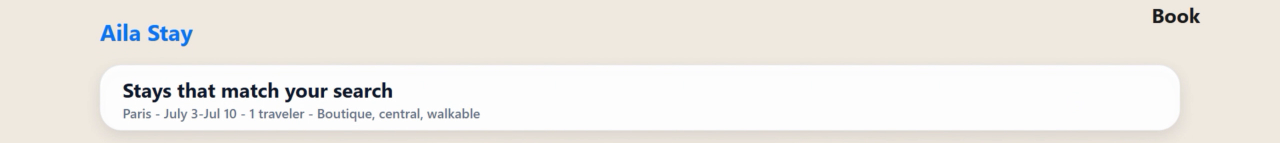
#> input picture third/slices/chrome.png, 2560 x 286 px (shown at 1/2 size)
$ python scene5.py out.png
#> lines starting #> are read from the running program, lines starting #| are printed output that depends on the picture; pictures that were not available may be replaced by others from this repository, and a replacement may not be noted
#!/usr/bin/env python3
"""
Aila Launch Film — Scene 5 v2: "Aila Stay" results -> selected stay detail.
Fixes: perfectly masked card/detail cuts (rounded alpha, rebuilt shadows),
spinning pill ring, polished easing throughout.

Motion map (7.1s):
  0.00-0.20  A. icon holds centered (300px @ 1280,720) - seamless from scene 4
  0.20-0.85  icon glides up-left to the header, shrinking; crossfades out as
             the chrome (header+title+subtitle) fades in
  1.00-1.75  three property cards cascade in (rise 90px + fade, staggered)
  2.30-2.80  "AILA auto-selects best fit" pill fades in below the grid
             (comet ring spinning at 1 rot/sec)
  4.50-5.20  soft azure pulse on card 1 (the auto-selected stay)
  5.20-5.78  card 1 expands into the detail card rect, crossfading
  5.78-6.40  gentle settle (1.010 -> 1.000), then hold

Assets next to this script:
  slices/chrome.png, slices/card1..3.png, slices/detail_card.png
  fonts/Inter.ttf
4K 3840x2160 @ 30fps.  Run:  python scene5.py aila_scene_05.mp4
"""
import math, subprocess, sys
from PIL import Image, ImageDraw, ImageFont, ImageFilter

S      = 1.5
W, H   = int(2560*S), int(1440*S)
FPS    = 30
DUR    = 7.1
N      = int(DUR*FPS)

BG      = (239, 233, 223)
INK     = (20, 18, 14)
ICONBLU = (10, 110, 158)      # #0A6E9E
AZURE   = (36, 147, 214)      # #2493D6
ORANGE  = (245, 166, 35)
BLUE    = (33, 150, 243)

AD = "./slices"
FD = "./fonts"

def load(p): return Image.open(p).convert("RGBA")
#> called with p = './slices/chrome.png'
def up(img): return img.resize((int(img.width*S), int(img.height*S)), Image.LANCZOS)
#> returned value: PIL image 3840x429 RGBA

CHROME  = up(load(f"{AD}/chrome.png"))
CARDS   = [up(load(f"{AD}/card{i}.png")) for i in (1,2,3)]
#> call 2 of load, with p = './slices/card1.png'
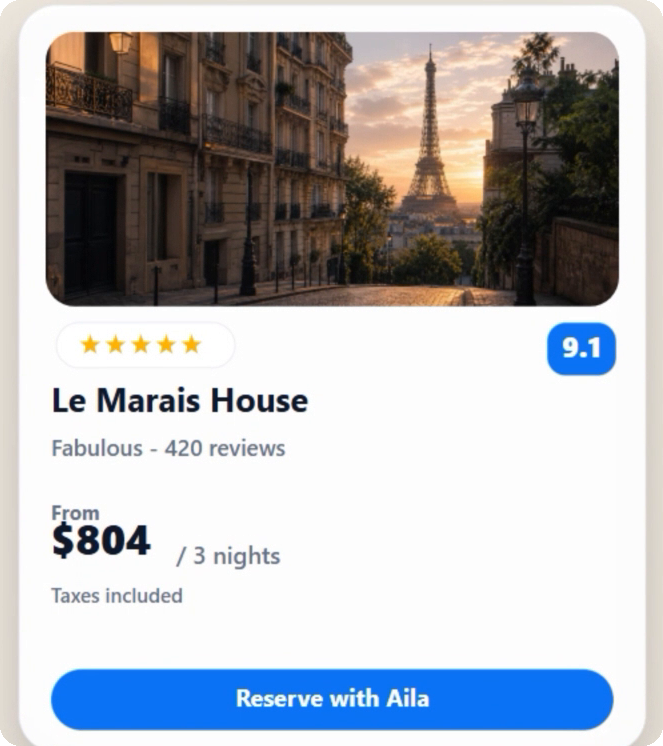
#> input picture third/slices/card1.png, 663 x 746 px
#> in load, returned value is the input picture: PIL image 663x746 RGBA; mean R, G, B, A 178.6, 180.4, 185.3, 254.8
#> call 3 of load, with p = './slices/card2.png'
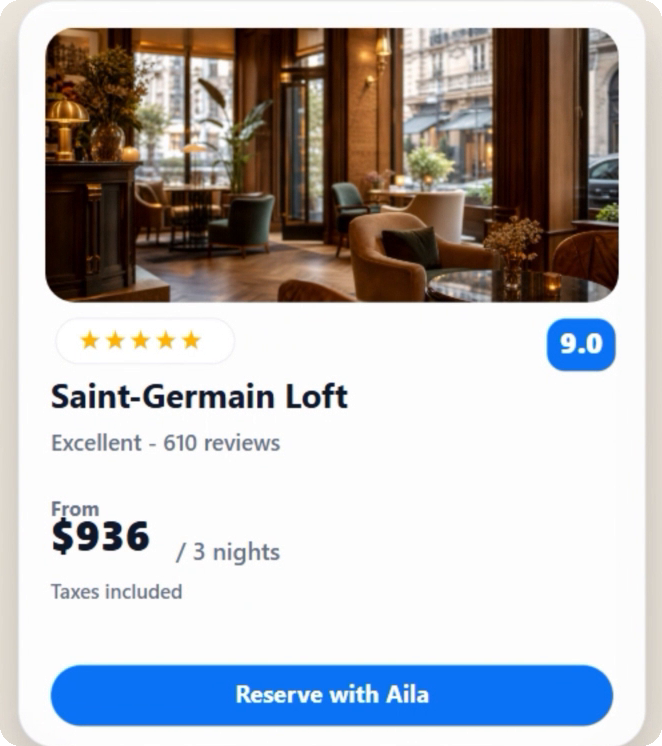
#> input picture third/slices/card2.png, 662 x 746 px
#> in load, returned value is the input picture: PIL image 662x746 RGBA; mean R, G, B, A 182.3, 181.4, 184, 254.8
#> call 4 of load, with p = './slices/card3.png'
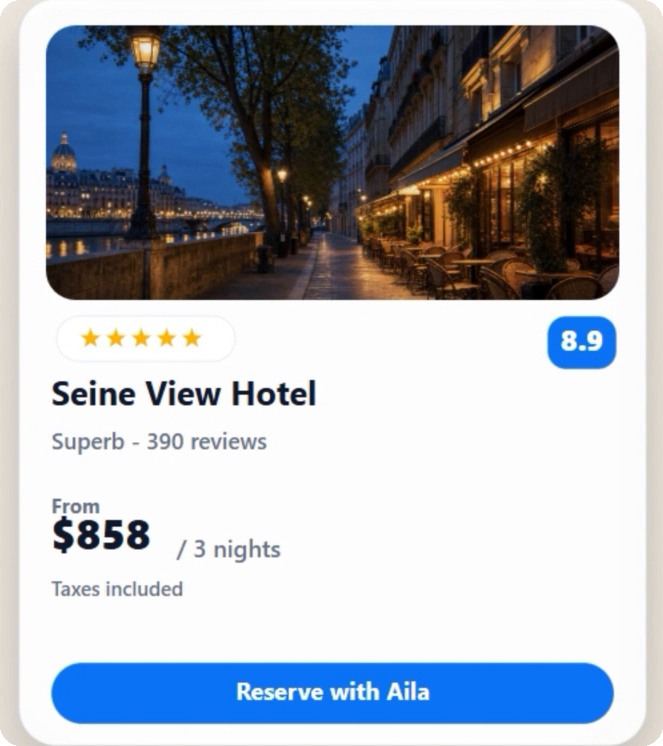
#> input picture third/slices/card3.png, 663 x 746 px
#> in load, returned value is the input picture: PIL image 663x746 RGBA; mean R, G, B, A 167.8, 173.7, 183.1, 254.8
#> in up (call 4), `def up(img): return img.resize((int(img.width*S), int(img.height*S)), ..`:
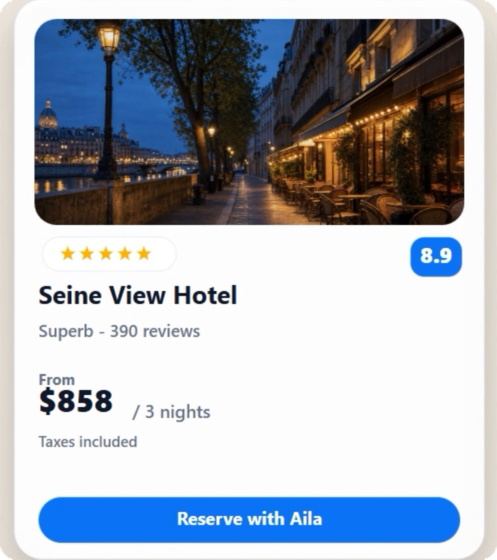
#> returned value: PIL image 994x1119 RGBA (shown at 1/2 size); mean R, G, B, A 167.7, 173.5, 183, 254.8; transparent parts drawn white
#> CARDS = 3 items
DETAIL  = up(load(f"{AD}/detail_card.png"))

FONT_PILL = ImageFont.truetype(f"{FD}/Inter.ttf", int(46*S))
try: FONT_PILL.set_variation_by_axes([14, 550])
except Exception: pass

# geometry (virtual 1440p * S)
CHROME_POS  = (0, int(30*S))
CARD_POS    = [(int(221*S), int(344*S)), (int(948*S), int(344*S)), (int(1674*S), int(344*S))]
CARD_RECT1  = (int(221*S), int(344*S), int(884*S), int(1090*S))
DETAIL_POS  = (int(228*S), int(158*S))
DETAIL_RECT = (int(228*S), int(158*S), int(2331*S), int(1208*S))
ICON_START  = (int(1280*S), int(720*S), int(300*S))
ICON_LAND   = (int(255*S), int(135*S), int(70*S))
PILL_CY     = int(1250*S)
PILL_H      = int(96*S)
PILL_TEXT   = "AILA auto-selects best fit"

# timeline
T_HOLD   = 0.20
T_FLY    = (0.20, 0.85)
T_CHROME = (0.72, 1.05)
T_CARDS  = [(1.00, 1.48), (1.16, 1.64), (1.32, 1.80)]
T_PILL   = (2.30, 2.80)
T_PULSE  = (4.50, 5.20)
T_EXPAND = (5.20, 5.78)
T_SETTLE = (5.78, 6.40)

clamp = lambda x,a=0,b=1: max(a,min(b,x))
eoc = lambda t: 1-(1-clamp(t))**3
eic = lambda t: clamp(t)**3
eio = lambda t: (lambda u: u*u*(3-2*u))(clamp(t))
lerp = lambda a,b,t: a+(b-a)*t
def lerpc(c1,c2,t): return tuple(int(c1[i]+(c2[i]-c1[i])*t) for i in range(3))

# ---------- rebuilt soft shadows (source shadows were cropped away) ----------
def make_shadow(w, h, radius, blur, alpha):
#> called with w = 994, h = 1119, radius = 30, blur = 27, alpha = 44
    sh = Image.new("RGBA", (w+blur*6, h+blur*6), (0,0,0,0))
#> sh: PIL image 1156x1281 RGBA; every value is 0
    d = ImageDraw.Draw(sh)
    d.rounded_rectangle([blur*3, blur*3, blur*3+w, blur*3+h],
                        radius=radius, fill=(30,26,20,alpha))
    return sh.filter(ImageFilter.GaussianBlur(blur))
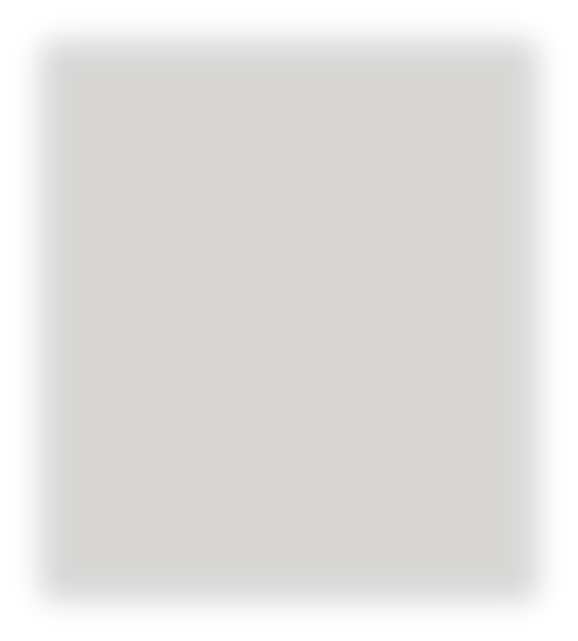
#> returned value: PIL image 1156x1281 RGBA (shown at 1/2 size); mean R, G, B, A 22.6, 19.6, 15, 33.1; transparent parts drawn white

CARD_BLUR   = int(18*S)
CARD_SHADOW = make_shadow(CARDS[0].width, CARDS[0].height, int(20*S), CARD_BLUR, 44)
DET_BLUR    = int(26*S)
DET_SHADOW  = make_shadow(DETAIL.width, DETAIL.height, int(28*S), DET_BLUR, 54)
#> in make_shadow (call 2), `sh = Image.new("RGBA", (w+blur*6, h+blur*6), (0,0,0,0))`: sh: PIL image 1228x1353 RGBA; every value is 0

# [27 lines left out: functions icon_img, mini_ring, not called in this run]

RING_SZ = int(64*S)

def build_pill_base():
    """pill without the ring (ring composited per-frame so it spins)"""
    pad=int(44*S)
    tmp=Image.new("RGB",(8,8)); tw=ImageDraw.Draw(tmp).textlength(PILL_TEXT,font=FONT_PILL)
    w=int(pad*2+RING_SZ+int(24*S)+tw)
    pill=Image.new("RGBA",(w+40,PILL_H+60),(0,0,0,0))
#> pill: PIL image 1166x204 RGBA; every value is 0
    sh=Image.new("RGBA",pill.size,(0,0,0,0))
    ImageDraw.Draw(sh).rounded_rectangle([20,20,20+w,20+PILL_H],radius=PILL_H//2,fill=(30,26,20,50))
#> sh: PIL image 1166x204 RGBA
    pill.alpha_composite(sh.filter(ImageFilter.GaussianBlur(int(10*S))),(0,int(6*S)))
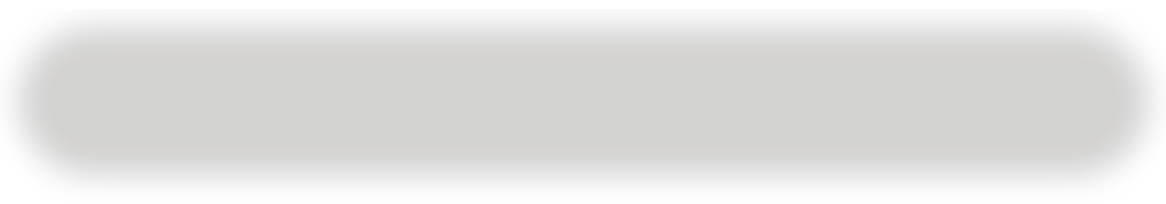
#> pill: PIL image 1166x204 RGBA; mean R, G, B, A 20, 17.3, 13.3, 33.3; transparent parts drawn white
    d=ImageDraw.Draw(pill)
    d.rounded_rectangle([20,20,20+w,20+PILL_H],radius=PILL_H//2,fill=(255,255,255,255))
    bb=d.textbbox((0,0),PILL_TEXT,font=FONT_PILL)
#> bb = (0, 13, 863, 66)
    d.text((20+pad+RING_SZ+int(24*S),20+(PILL_H-(bb[3]-bb[1]))//2-bb[1]),
           PILL_TEXT,font=FONT_PILL,fill=INK+(255,))
    return pill, 20+pad
PILL_BASE, PILL_RING_X = build_pill_base()
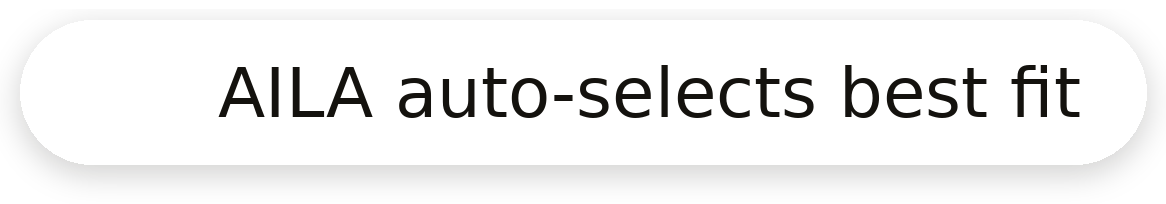
#> PILL_BASE: PIL image 1166x204 RGBA; mean R, G, B, A 160.8, 160.4, 159.8, 173.8; transparent parts drawn white
#> PILL_RING_X = 86

# [127 lines left out: functions alpha_mul, cover, rounded_mask_img, paste_card, paste_detail, draw_pill and 1 more, not called in this run]

def main():
    out=sys.argv[1] if len(sys.argv)>1 else "aila_scene_05_4k.mp4"
    cmd=["ffmpeg","-y","-f","rawvideo","-pix_fmt","rgb24","-s",f"{W}x{H}",
         "-r",str(FPS),"-i","-","-c:v","libx264","-preset","medium","-crf","16",
         "-pix_fmt","yuv420p","-movflags","+faststart",out]
#> (the run stopped early here; a loop or call above may not have finished)
